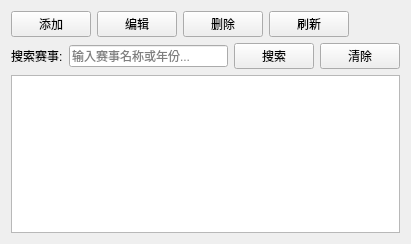
<?xml version="1.0" encoding="UTF-8"?>
<ui version="4.0">
 <class>TournamentManager</class>
 <widget class="QWidget" name="TournamentManager">
  <property name="geometry">
   <rect>
    <x>0</x>
    <y>0</y>
    <width>411</width>
    <height>244</height>
   </rect>
  </property>
  <layout class="QVBoxLayout" name="verticalLayout">
   <item>
    <layout class="QHBoxLayout" name="buttonLayout">
     <item>
      <widget class="QPushButton" name="btnAdd">
       <property name="text">
        <string>添加</string>
       </property>
      </widget>
     </item>
     <item>
      <widget class="QPushButton" name="btnEdit">
       <property name="text">
        <string>编辑</string>
       </property>
      </widget>
     </item>
     <item>
      <widget class="QPushButton" name="btnDelete">
       <property name="text">
        <string>删除</string>
       </property>
      </widget>
     </item>
     <item>
      <widget class="QPushButton" name="btnRefresh">
       <property name="text">
        <string>刷新</string>
       </property>
      </widget>
     </item>
     <item>
      <spacer name="horizontalSpacer">
       <property name="orientation">
        <enum>Qt::Horizontal</enum>
       </property>
       <property name="sizeHint" stdset="0">
        <size>
         <width>40</width>
         <height>20</height>
        </size>
       </property>
      </spacer>
     </item>
    </layout>
   </item>
   <item>
    <layout class="QHBoxLayout" name="searchLayout">
     <item>
      <widget class="QLabel" name="labelSearch">
       <property name="text">
        <string>搜索赛事:</string>
       </property>
      </widget>
     </item>
     <item>
      <widget class="QLineEdit" name="txtSearch">
       <property name="placeholderText">
        <string>输入赛事名称或年份...</string>
       </property>
      </widget>
     </item>
     <item>
      <widget class="QPushButton" name="btnSearch">
       <property name="text">
        <string>搜索</string>
       </property>
      </widget>
     </item>
     <item>
      <widget class="QPushButton" name="btnClearSearch">
       <property name="text">
        <string>清除</string>
       </property>
      </widget>
     </item>
    </layout>
   </item>
   <!-- END SEARCH BAR -->
   <item>
    <widget class="QTableWidget" name="tableWidget">
     <property name="sizePolicy">
      <sizepolicy hsizetype="Expanding" vsizetype="Expanding">
       <horstretch>1</horstretch>
       <verstretch>0</verstretch>
      </sizepolicy>
     </property>
    </widget>
   </item>
  </layout>
 </widget>
 <resources/>
 <connections/>
</ui>
